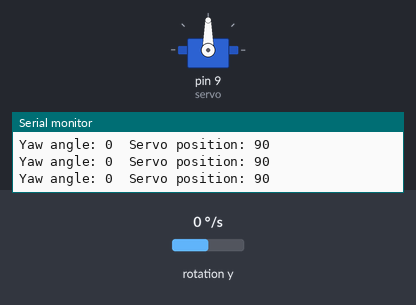
This sketch was run on a simulated Arduino Uno, built with avr-gcc and run on an emulated ATmega328P. On the bench: servo, the last lines printed to the serial monitor. The inputs (shaded band) are chosen by the test bench; at power-on: rotation y 0 °/s.

Above: at 1.2 s.
1.3 s: rotation y set to -192 °/s
At 1.8 s:
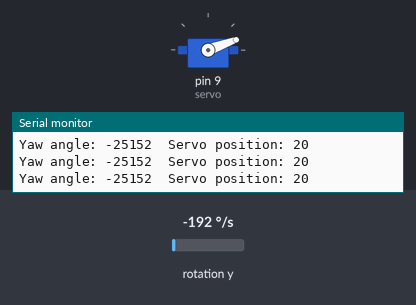
2.8 s: rotation y set to -100 °/s
At 4.0 s:
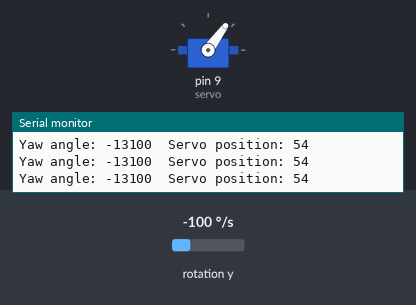
4.3 s: rotation y set to 100 °/s
At 5.4 s:
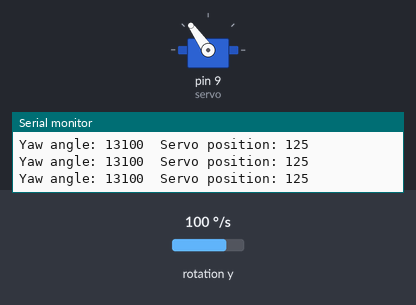
5.8 s: rotation y set to 192 °/s
At 6.5 s:
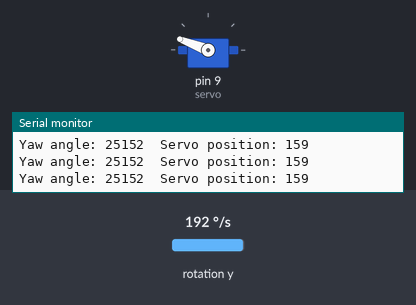
Timing chart, 0 to 8.3 s (numbered marks = the images above; inputs shaded):
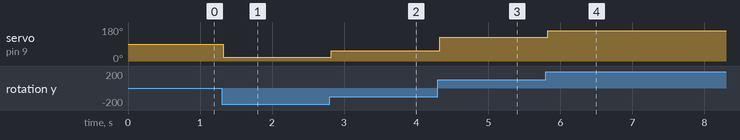

Measured:
- after the input at 1.3 s, servo on pin 9 (servo): 90° → 20° at once
- after the input at 2.8 s, servo on pin 9 (servo): 20° → 54° at once
- after the input at 4.3 s, servo on pin 9 (servo): 54° → 125° at once
- after the input at 5.8 s, servo on pin 9 (servo): 125° → 159° at once

The sketch:

mpu_2_servo.ino
```cpp
#include <Wire.h>
#include <Servo.h>
#include <MPU6050.h>

MPU6050 mpu;
Servo servo;

void setup() {
  Wire.begin();
  Serial.begin(9600);
  mpu.initialize();
  servo.attach(9); // Connect the servo signal wire to pin 9
}

void loop() {
  // Read yaw angle from MPU-6050
  int16_t gyroYaw = mpu.getRotationY();

  // Convert yaw angle to servo position
  int servoPos = map(gyroYaw, -32768, 32767, 0, 180);

  // Constrain servo position within range
  servoPos = constrain(servoPos, 0, 180);

  // Set servo position
  servo.write(servoPos);

  // Print yaw angle and servo position
  Serial.print("Yaw angle: ");
  Serial.print(gyroYaw);
  Serial.print("  Servo position: ");
  Serial.println(servoPos);

  delay(10); // Adjust delay as needed
}
```
